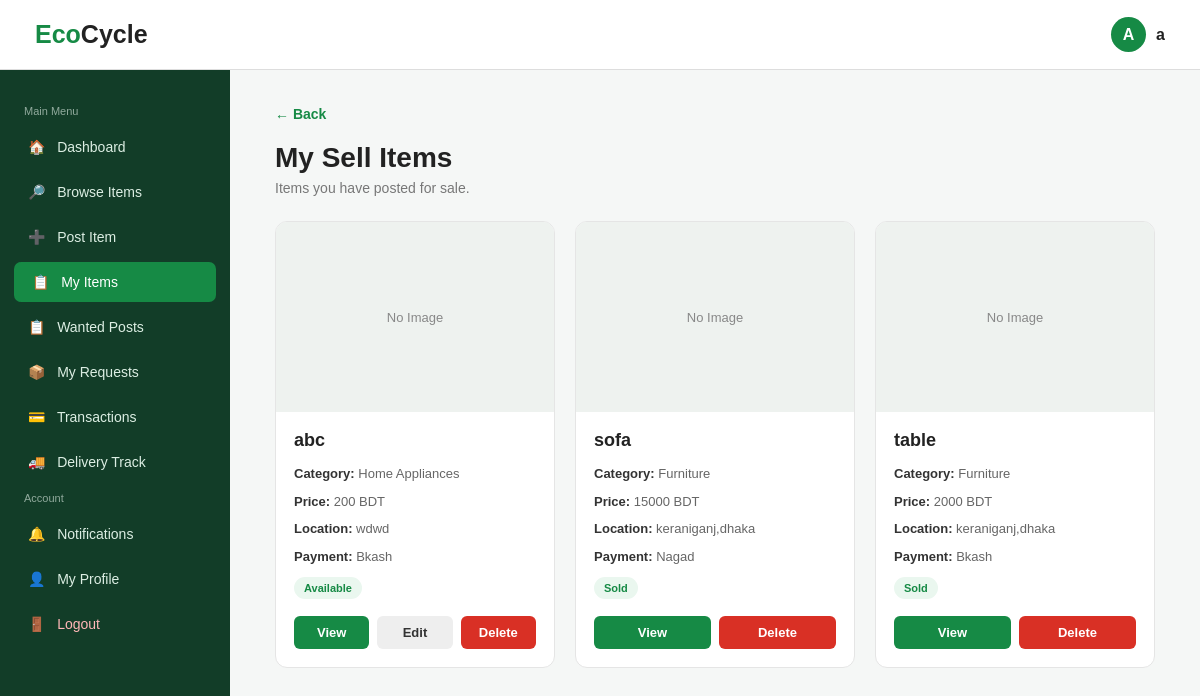
Page /index.php?url=items/sell (signed in) on the committed database.
### tables this page shows
CREATE TABLE `items` (
  `item_id` int(11) NOT NULL,
  `user_id` int(11) DEFAULT NULL,
  `ngo_id` int(11) DEFAULT NULL,
  `title` varchar(100) NOT NULL,
  `category` varchar(50) NOT NULL,
  `description` text DEFAULT NULL,
  `type` varchar(30) NOT NULL,
  `price` varchar(100) NOT NULL,
  `location` varchar(100) NOT NULL,
  `image` varchar(255) NOT NULL,
  `status` varchar(20) NOT NULL,
  `payment_method` varchar(20) DEFAULT NULL,
  `payment_number` varchar(20) DEFAULT NULL
);

### app/core/Controller.php (called while the page is built, shortened)
<?php
abstract class Controller
{
    protected function view(string $view, array $data = []): void
    {
        extract($data, EXTR_SKIP);
        require APP_PATH . '/views/' . $view . '.php';
    }
}

### app/controllers/ItemController.php (called while the page is built, shortened)
<?php
class ItemController extends Controller
{
    private int $user_id;
    public function __construct()
    {
        $this->user_id = $this->requireLogin();
    }
    public function sell(): void
    {
        $this->view('items/sell', [
            'name' => $_SESSION['name'] ?? 'User',
            'result' => $this->model('Item')->byOwnerAndType($this->user_id, 'Sell'),
        ]);
    }
}

### app/core/Router.php (called while the page is built, shortened)
<?php
class Router
{
    private array $routes;
    public function __construct(array $routes)
    {
        $this->routes = $routes;
    }
    public function dispatch(string $url): void
    {
        $route = trim($url, '/');
        [$controllerName, $method] = explode('@', $this->routes[$route]);
        $controller = new $controllerName();
        $controller->$method();
    }
}

### index.php (called while the page is built, shortened)
<?php
require APP_PATH . '/core/Database.php';
require APP_PATH . '/core/Model.php';
require APP_PATH . '/core/Controller.php';
require APP_PATH . '/core/Router.php';
$router = new Router(require ROOT_PATH . '/config/routes.php');
$router->dispatch($_GET['url'] ?? '');

### app/core/Model.php (called while the page is built, shortened)
<?php
abstract class Model
{
    protected mysqli $db;
    public function __construct()
    {
        $this->db = Database::connection();
    }
    protected function query(string $sql, array $params = []): mysqli_result|bool
    {
        return $this->db->execute_query($sql, array_values($params));
    }
    protected function fetchAll(string $sql, array $params = []): array
    {
        $result = $this->query($sql, $params);
        return $result instanceof mysqli_result ? $result->fetch_all(MYSQLI_ASSOC) : [];
    }
    protected function fetchValue(string $sql, array $params = []): mixed
    {
        $result = $this->query($sql, $params);
        $row = $result->fetch_row();
        return $row ? $row[0] : null;
    }
}

### app/core/Database.php (called while the page is built, shortened)
<?php
class Database
{
    private static ?mysqli $conn = null;
    public static function connection(): mysqli
    {
        if (self::$conn === null) {
            $conn = mysqli_connect(DB_HOST, DB_USER, DB_PASS, DB_NAME);
            mysqli_set_charset($conn, 'utf8mb4');
            self::$conn = $conn;
        }
        return self::$conn;
    }
}

### app/models/Notification.php (called while the page is built, shortened)
<?php
class Notification extends Model
{
    public function countUnreadForUser(int $userId): int
    {
        return (int)$this->fetchValue(
            "SELECT COUNT(*) FROM notifications WHERE user_id = ? AND status = 'Unread'",
            [$userId]
        );
    }
}

### app/models/Item.php (called while the page is built, shortened)
<?php
class Item extends Model
{
    public function byOwnerAndType(int $userId, string $type): array
    {
        return $this->fetchAll(
            'SELECT * FROM items WHERE user_id = ? AND type = ? ORDER BY item_id DESC',
            [$userId, $type]
        );
    }
}

### app/views/items/sell.php (the view, shortened to what this page needs)
<!DOCTYPE html>
<html>
<head>
<link
    rel="stylesheet"
    href="assets/css/style.css"
>
</head>
<body>
<?php require APP_PATH . '/views/layouts/header_sidebar.php'; ?>
<main class="main">
    <a
        href="index.php?url=items/mine"
        class="back"
    >
        ← Back
    </a>
    <div class="header">
        <h1>
            My Sell Items
        </h1>
        <p>
            Items you have posted for sale.
        </p>
    </div>
    <div class="grid">
    <?php
    if(
        $result &&
        count($result) > 0
    )
    {
        foreach($result as $item)
        {
            $item_id = (int)$item["item_id"];
            $status = strtolower(
                trim(
                    $item["status"] ?? ""
                )
            );
    ?>
        <div class="card">
            <?php
            if(
                !empty($item["image"]) &&
                file_exists(
                    "uploads/".$item["image"]
                )
            )
            {
            ?>
                <img
                    src="uploads/<?php
                    echo htmlspecialchars(
                        $item["image"]
                    );
                    ?>"
                    class="image"
                    alt="Item Image"
                >
            <?php
            }
            else
            {
            ?>
                <div class="no-image">
                    No Image
                </div>
            <?php
            }
            ?>
            <div class="content">
                <div class="title">
                    <?php
                    echo htmlspecialchars(
                        $item["title"]
                    );
                    ?>
                </div>
                <div class="detail">
                    <strong>
                        Category:
                    </strong>
                    <?php
                    echo htmlspecialchars(
                        $item["category"]
                    );
                    ?>
                </div>
                <div class="detail">
                    <strong>
                        Price:
                    </strong>
                    <?php
                    echo htmlspecialchars(
                        $item["price"]
                    );
                    ?>
                    BDT
                </div>
                <div class="detail">
                    <strong>
                        Location:
                    </strong>
                    <?php
                    echo htmlspecialchars(
                        $item["location"]
                    );
                    ?>
                </div>
                <div class="detail">
                    <strong>
                        Payment:
                    </strong>
                    <?php
                    echo htmlspecialchars(
                        $item["payment_method"] ?? ""
                    );
                    ?>
                </div>
                <span class="status">
                    <?php
                    echo htmlspecialchars(
                        $item["status"] ?? ""
                    );
                    ?>
                </span>
                <div class="buttons">
                    <a
                        href="index.php?url=items/view&id=<?php echo $item_id; ?>"
                        class="view"
                    >
                        View
                    </a>
                    <?php
                    if($status !== "sold")
                    {
                    ?>
                        <a
                            href="index.php?url=items/edit&id=<?php echo $item_id; ?>"
                            class="edit"
                        >
                            Edit
                        </a>
                    <?php
                    }
                    ?>
                    <a
                        href="index.php?url=items/delete&id=<?php echo $item_id; ?>"
                        class="delete"
                        onclick="return confirm(
                            'Are you sure you want to delete this item?'
                        );"
                    >
                        Delete
                    </a>
                </div>
            </div>
        </div>
    <?php
        }
    }
    ?>
    </div>
</main>
</body>
</html>

### assets/css/style.css (style rules this page uses)
* { margin:0; padding:0; box-sizing:border-box; }
body { font-family:Arial,sans-serif; background:#f5f7f6; color:#222; }

### app/views/items/sell.php (style rules this page uses)
.main { margin-left:230px; padding:105px 45px 50px; max-width:1300px; }
.back { display:inline-block; color:#168a45; text-decoration:none; font-size:14px; font-weight:bold; margin-bottom:20px; }
.header { margin-bottom:25px; }
.header h1 { font-size:28px; margin-bottom:6px; }
.header p { color:#777; font-size:14px; }
.grid { display:grid; grid-template-columns:repeat(3,1fr); gap:20px; }
.card { background:white; border:1px solid #e5e5e5; border-radius:12px; overflow:hidden; transition:0.2s; }
.image, .no-image { width:100%; height:190px; }
.no-image { background:#eef2ef; display:flex; align-items:center; justify-content:center; color:#888; font-size:13px; }
.content { padding:18px; }
.title { font-size:18px; font-weight:bold; margin-bottom:13px; }
.detail { font-size:13px; color:#666; margin-bottom:8px; line-height:1.5; }
.detail strong { color:#333; }
.status { display:inline-block; background:#eaf7ef; color:#168a45; padding:5px 10px; border-radius:20px; font-size:11px; font-weight:bold; margin-top:3px; }
.buttons { display:flex; gap:8px; margin-top:17px; }
.buttons a { flex:1; text-align:center; padding:9px 5px; border-radius:6px; text-decoration:none; font-size:13px; font-weight:bold; }
.view { background:#168a45; color:white; }
.edit { background:#eee; color:#333; }
.delete { background:#d93025; color:white; }

### rows in the picture
items: shows "No Image", title "abc", category "Home Appliances", price "200", location "wdwd", payment_method "Bkash", status "Available"
items: shows "No Image", title "sofa", category "Furniture", price "15000", location "keraniganj,dhaka", payment_method "Nagad", status "Sold"
items: shows "No Image", title "table", category "Furniture", price "2000", location "keraniganj,dhaka", payment_method "Bkash", status "Sold"

### other values in the picture
substr($name,0,1) "A"
$name "a"
